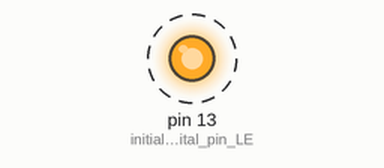
Simulated run of this sketch. Board: Arduino Uno, built with avr-gcc and run on an emulated ATmega328P. On the bench: output pins drawn as LEDs (lit = HIGH). Dashed ring = blinking. What the sketch prints to the serial monitor is not drawn.

Above: at 0.5 s.
Timing chart, 0 to 4.6 s (numbered marks = the images above):
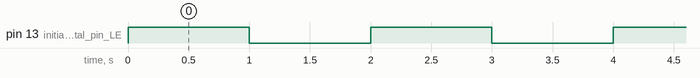

The sketch:

00-setup.ino
```cpp
#include <Arduino.h>
#include <Wire.h>

void setup() {
  pinMode(LED_BUILTIN, OUTPUT); // initialize digital pin LED_BUILTIN as an output.
  Serial.begin(9600);
}

// the loop function runs over and over again forever
void loop() {
  digitalWrite(LED_BUILTIN, HIGH);
  delay(1000);
  digitalWrite(LED_BUILTIN, LOW);
  delay(1000);
  Serial.println("one loop"); // open the serial monitor to see this message
}
```

Measured:
- by itself, pin 13 (initialize_digital_pin_LE): alternates HIGH for 1.0 s and LOW for 1.0 s
